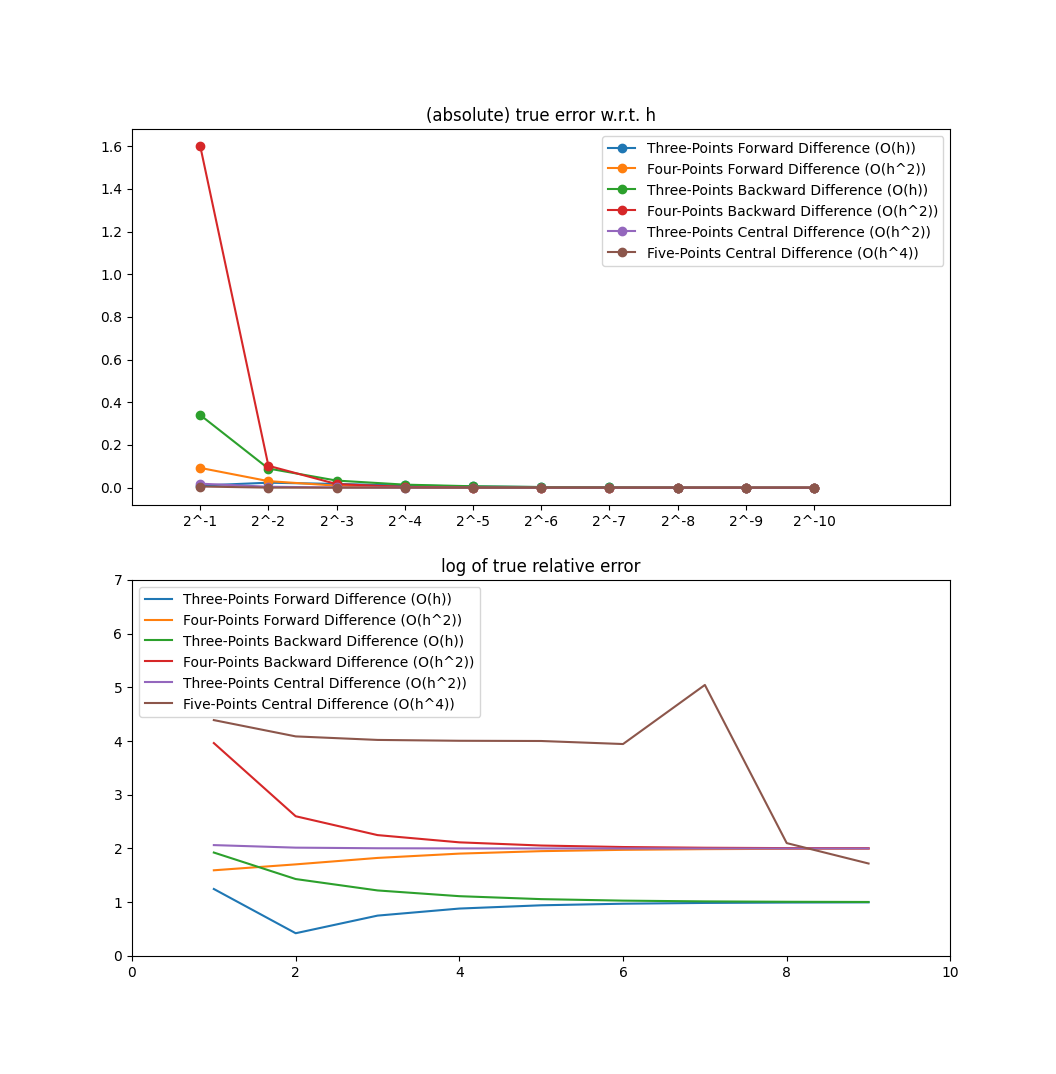

Write the Python code that produced this figure.
import numpy as np
import matplotlib.pyplot as plt
#from hw2_der2nd_done import *
from hw2_der2nd import *

x0 = 2  # the point of which derivative is to be evaluated

powers = np.arange(1,11)

n = len(powers)

# array of h = [1/2, 1/2^2, 1/2^3, ...]
hs = np.power(2.0, -powers)

# f(x)
def f(x):
    return np.power(2.0,x)/x

# f''(x)
def f_II(x):
    return np.power(2.0,x)*np.power(np.log(2),2.0)/x - 2.0*np.power(2.0,x)*np.log(2)/np.power(x,2.0) + 2.0*np.power(2.0,x)/np.power(x,3.0)

def convert_data(x):
    return np.abs(np.log(x[1:]/x[:-1])/np.log(2))

true_val = f_II(x0)  # exact value

data = np.array([   np.abs(true_val - forward_diff_3_points(f, x0, hs)),
                    np.abs(true_val - forward_diff_4_points(f, x0, hs)),
                    np.abs(true_val - backward_diff_3_points(f, x0, hs)),
                    np.abs(true_val - backward_diff_4_points(f, x0, hs)),
                    np.abs(true_val - central_diff_3_points(f, x0, hs)),
                    np.abs(true_val - central_diff_5_points(f, x0, hs))])

labels = [  'Three-Points Forward Difference (O(h))',
            'Four-Points Forward Difference (O(h^2))',
            'Three-Points Backward Difference (O(h))',
            'Four-Points Backward Difference (O(h^2))',
            'Three-Points Central Difference (O(h^2))',
            'Five-Points Central Difference (O(h^4))']

fig,ax = plt.subplots(2,1)
# plot (absolute) true error with respect to h
hsteps = np.arange(1,n+1)
# tick labels for the x-axis
xtick_labels = map(lambda x: f'2^{-x}', list(powers))
ax[0].set_title('(absolute) true error w.r.t. h')
ax[0].set_xlim(0,n+2)
ax[0].set_xticks(ticks=hsteps, labels=xtick_labels)
ax[0].plot(hsteps, data.T, 'o-', label=labels)
ax[0].legend()

# plot the log of true relative error (log2(e_{i+1}/e_i))
# where e_i := true error for the step size 2^(-i)
hsteps = np.arange(1,n)
ax[1].set_title('log of true relative error')
ax[1].set_xlim(0,n)
ax[1].set_ylim(0,7)
dd = convert_data(data.T)
ax[1].plot(hsteps, convert_data(data.T), label=labels)
ax[1].legend()

plt.show()
